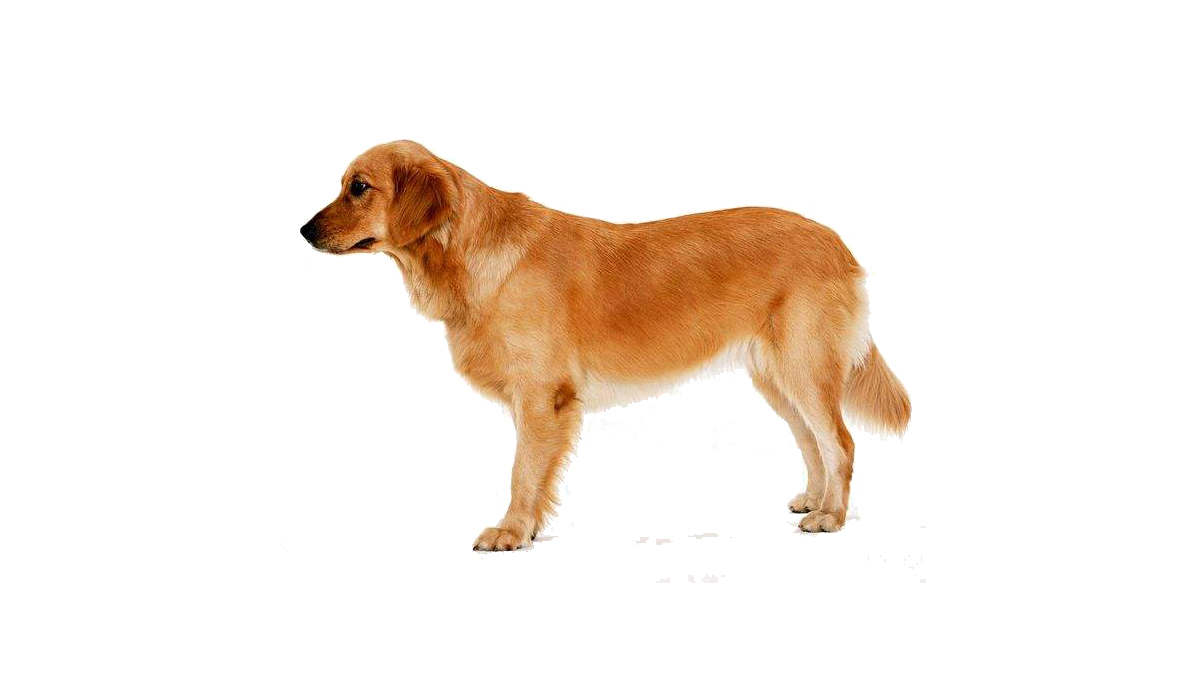
#> input picture 07图像基本变换/dog.jpeg, 1200 x 675 px
$ python affine.py
#> lines starting #> are read from the running program, lines starting #| are printed output that depends on the picture
"""
仿射变换 图像平移
warpAffine(src, M, dsize, flags, mode, value)
M: 变换矩阵
dsize: 输出尺寸大小
flags: 与resize中的插值算法一致
mode: 边界外推法标志
value: 填充边界的值

仿射变换 变换矩阵（一）
getRotationMatrix2D(center, angle, scale)
center: 中心点
angle: 角度
scale: 缩放比例

仿射变换 变换矩阵（二）
getAffineTransform(src[], dst[])
通过三个点可以确定变换的位置
"""
import cv2
import numpy as np

dog = cv2.imread('dog.jpeg')
#> dog is the input picture: shape (675, 1200, 3); mean B, G, R 230.4, 238.1, 247
h, w, ch = dog.shape
#> h = 675; w = 1200; ch = 3
# M = np.float32([[1, 0, 100], [0, 1, 0]])
# 旋转角度是逆时针 中心点格式(x, y)
# M = cv2.getRotationMatrix2D((w/2, h/2), 15, 1.0)
src = np.float32([[400, 300], [800, 300], [400, 1000]])
dst = np.float32([[200, 400], [600, 500], [150, 1100]])
M = cv2.getAffineTransform(src, dst)

# 如果想改变图像的尺寸，需要更改下面的dsize
new = cv2.warpAffine(dog, M, (w, h))
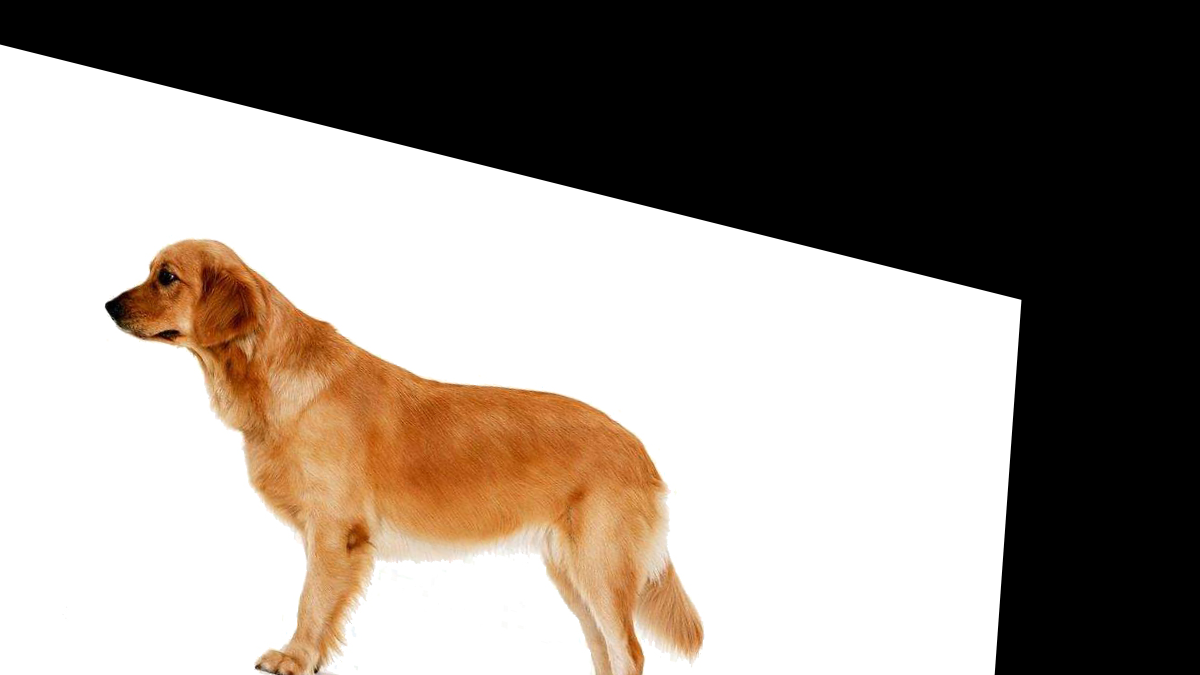
#> new: shape (675, 1200, 3); mean B, G, R 135.7, 143.4, 152.3

cv2.imshow('new', new)
cv2.imshow('dog', dog)
cv2.waitKey(0)
